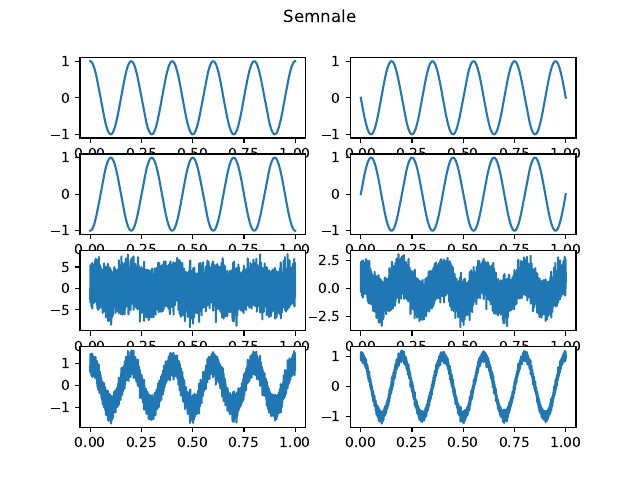

Generate this figure with Python:
import numpy as np
import matplotlib.pyplot as plt


fig,axs=plt.subplots(4,2)
fig.suptitle("Semnale")

def cos_noise(t,faza,snr):
    time2=cos(t,faza)
    ceva=( (np.linalg.norm(time2)**2) / (np.linalg.norm(z)**2*snr) )**0.5
    time3=time2+ceva*z
    return time3
def cos(t,faza):
    return 1*np.cos(10* np.pi * t + faza)

time=np.arange(0,1,0.0001)
z=np.random.normal(size=len(time))
# print(z)
# print(time)

axs[0][0].plot(time,cos(time,0))
axs[0][1].plot(time,cos(time,np.pi/2))
axs[1][0].plot(time,cos(time,np.pi))
axs[1][1].plot(time,cos(time,3*np.pi/2))

axs[2][0].plot(time,cos_noise(time,0,0.1))
axs[2][1].plot(time,cos_noise(time,0,1))
axs[3][0].plot(time,cos_noise(time,0,10))
axs[3][1].plot(time,cos_noise(time,0,100))

fig.show()
plt.savefig('ex2.pdf')
plt.show()